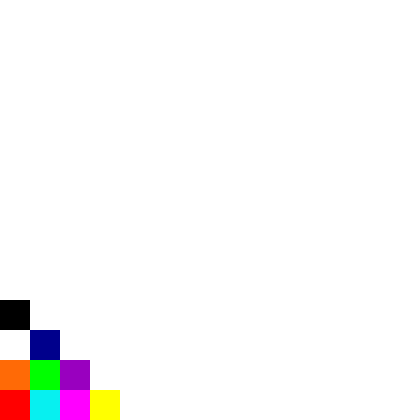
Frame 1 (no input)
Frame 60 (the mouse pressed at the canvas centre just before this capture): identical to frame 1, image omitted
Frame 120 (the mouse held since frame 60 and released just before this capture): identical to frame 1, image omitted

The Processing sketch that drew this single still picture (run headless with seeded random() and noise(); from frame 60 on, the mouse is pressed at the canvas centre):

// Processing sketch: processing_75168
// ── processing_75168.pde

int r = 255;
int g = 255;
int b = 255;
int value = 255;


void setup() {
  size (420, 420);
  background(255);
}

void draw() {

  noStroke();
  fill(255, 0, 0);
  rect(0, 390, 30, 30); 

  fill(255, 106, 6);
  rect(0, 360, 30, 30);

  fill(0);
  rect(0, 300, 30, 30);

  fill(7, 240, 240);
  rect(30, 390, 30, 30); 

  fill(0, 255, 0);
  rect(30, 360, 30, 30);

  fill(0, 0, 140);
  rect(30, 330, 30, 30);


  fill(153, 0, 191);
  rect(60, 360, 30, 30);

  fill(255, 0, 255);
  rect(60, 390, 30, 30);


  fill(255, 255, 0);
  rect(90, 390, 30, 30);

  fill(value);
  rect(0, 330, 30, 30);

  /*strokeWeight(1);*/



  if (pmouseX >0 
    && mousePressed 
    && mouseX >= 0 
    && mouseX <= 30 
    && mouseY >= 390
    && mouseY <= 420
    )
  {  
    r = 255; 
    g = 0; 
    b = 0;
  }

  if (pmouseX >0 
    && mousePressed 
    && mouseX >= 0 
    && mouseX <= 30 
    && mouseY >= 360
    && mouseY <= 390
    )
  {
    r = 255; 
    g = 106; 
    b = 6;
  }

  if (pmouseX >0 
    && mousePressed 
    && mouseX >= 0 
    && mouseX <= 30 
    && mouseY >= 330
    && mouseY <= 360
    )
  {
    r = 255; 
    g = 0; 
    b = 0;
  }

  if (pmouseX >0 
    && mousePressed 
    && mouseX >= 0 
    && mouseX <= 30 
    && mouseY >= 300
    && mouseY <= 330
    )
  {
    r = 0; 
    g = 0; 
    b = 0;
  }


  if (pmouseX >0 
    && mousePressed 
    && mouseX >= 30 
    && mouseX <= 60 
    && mouseY >= 390
    && mouseY <= 420
    )
  { 
    r = 7; 
    g = 240; 
    b = 240;
  }

  if (pmouseX >0 
    && mousePressed 
    && mouseX >= 30 
    && mouseX <= 60 
    && mouseY >= 360
    && mouseY <= 390
    )
  {
    r = 0; 
    g = 255; 
    b = 0;
  }

  if (pmouseX >0 
    && mousePressed 
    && mouseX >= 30 
    && mouseX <= 60 
    && mouseY >= 330
    && mouseY <= 360
    )
  {
    r = 0; 
    g = 0; 
    b = 140;
  }


  if (pmouseX >0 
    && mousePressed 
    && mouseX >= 60 
    && mouseX <= 90 
    && mouseY >= 390
    && mouseY <= 420
    )
  {
    r = 255; 
    g = 0; 
    b = 0;
  }

  if (pmouseX >0 
    && mousePressed 
    && mouseX >= 60 
    && mouseX <= 90 
    && mouseY >= 360
    && mouseY <= 390
    )
  {
    r = 153; 
    g = 0; 
    b = 191;
  }



  if (pmouseX >0 
    && mousePressed 
    && mouseX >= 90 
    && mouseX <= 120 
    && mouseY >= 390
    && mouseY <= 420
    )
  { 
    r = 255; 
    g = 255; 
    b = 0;
  }


  if (mousePressed && pmouseX > 0) {
    noStroke();
    stroke(r, g, b);
    strokeWeight(4);
    line(pmouseX, pmouseY, mouseX, mouseY);
  }


  if (pmouseX >0 
    && mousePressed 
    && mouseX >= 0 
    && mouseX <= 30 
    && mouseY >= 330
    && mouseY <= 360
    )
  {
    background(255);
  }
}
